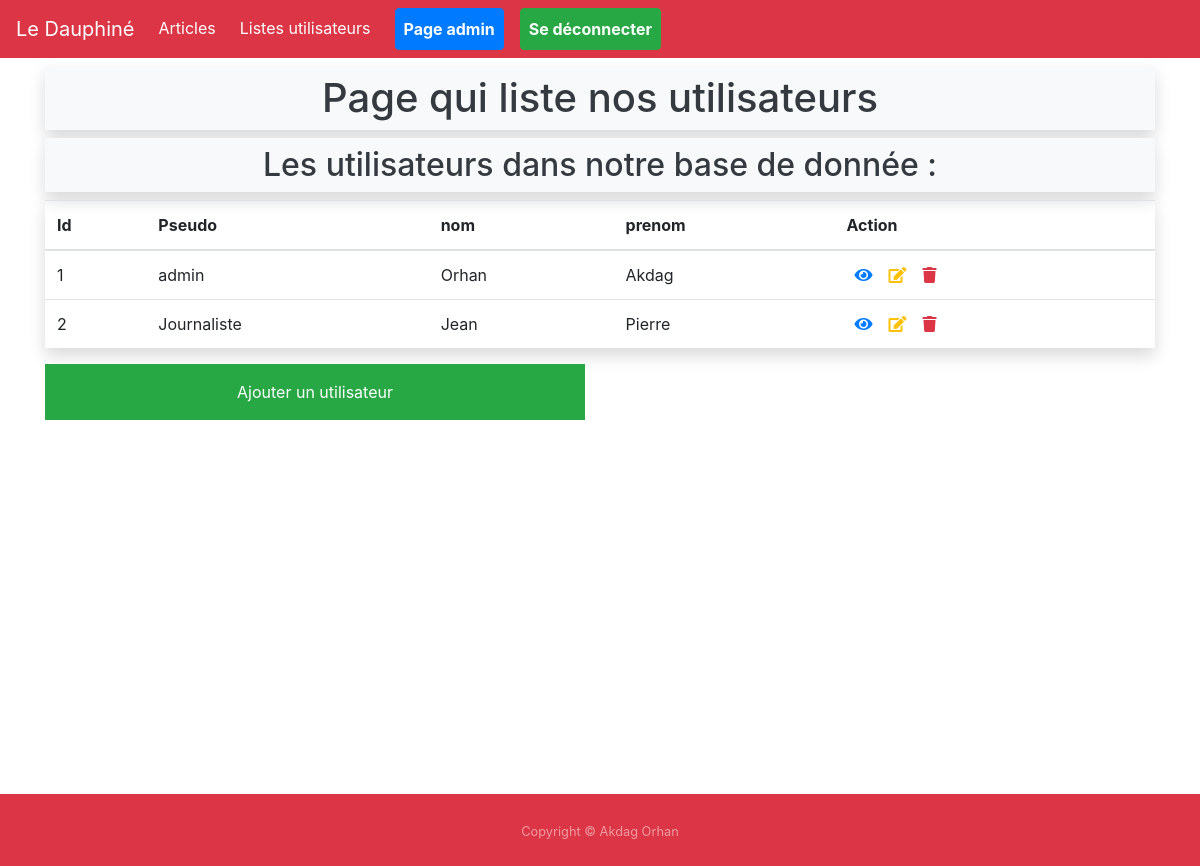
Screenshot of /user-list.php (signed in) with the database file from the repository.
### tables this page shows
CREATE TABLE IF NOT EXISTS `utilisateur` (
  `id` int(11) NOT NULL AUTO_INCREMENT,
  `login` varchar(250) NOT NULL,
  `nom` varchar(250) NOT NULL,
  `prenom` varchar(250) NOT NULL,
  `password` varchar(250) NOT NULL,
  PRIMARY KEY (`id`),
  UNIQUE KEY `utilisateur_id_uindex` (`id`),
  UNIQUE KEY `utilisateur_login_uindex` (`login`)
);

### user-list.php (the view, shortened to what this page needs)
<?php
include 'model.php';
?>
<body>
<div class="content container my-2">
    <h1 class="text-center shadow p-2 bg-light text-dark">Page qui liste nos utilisateurs</h1>
        <h2 class="text-center shadow p-2 bg-light text-dark">Les utilisateurs dans notre base de donnée :</h2>
        <table class="table shadow">
            <thead>
            <tr>
                <th scope="col">Id</th>
                <th scope="col">Pseudo</th>
                <th scope="col">nom</th>
                <th scope="col">prenom</th>
                <?php
                    if (isset($_SESSION['login']) && !empty($_SESSION['login'])){
                        echo'<th scope="col">Action</th>';
                    }
                ?>
            </tr>
            </thead>
            <tbody>
            <?php
            $reponse = $pdo->query('SELECT * FROM utilisateur');
            while ($data = $reponse->fetch())
            {
                ?>
                <tr>
                    <td><?php echo($data['id']); ?></td>
                    <td><?php echo($data['login']); ?></td>
                    <td><?php echo($data['nom']); ?></td>
                    <td><?php echo($data['prenom']); ?></td>
                    <td>
                        <?php
                            if (isset($_SESSION['login']) && !empty($_SESSION['login'])){
                            echo '<a title="Voir le détail" href="user-detail.php?id='.$data['id'].'"<i class="fa fa-eye text-primary mx-2"></i>
                            </a>';
                            echo '<a title="Editer" href="user-edit.php?id='.$data['id'].'"<i class="fa fa-edit text-warning mx-2"></i>
                            </a>';
                            echo '<a title="Supprimer" href="user-delete.php?id='.$data['id'].'"<i class="fa fa-trash text-danger mx-2"></i>
                            </a>';
                        }
                ?>
                    </td>
                </tr>
                <?php
            }
            ?>
            </tbody>
        </table>
        <div class="row my-2">
            <div class="col-6">
                <div class="p-3 bg-success text-center">
                    <a href="add-user.php" class="text-white">Ajouter un utilisateur</a>
                </div>
            </div>
        </div>
</div>
    <?php include 'footer.php';?>
</body>

### style.css (style rules this page uses)
.content { height: 90vh; }

### rows the page displays
utilisateur: id "1", login "admin", nom "Orhan", prenom "Akdag"
utilisateur: id "2", login "Journaliste", nom "Jean", prenom "Pierre"
